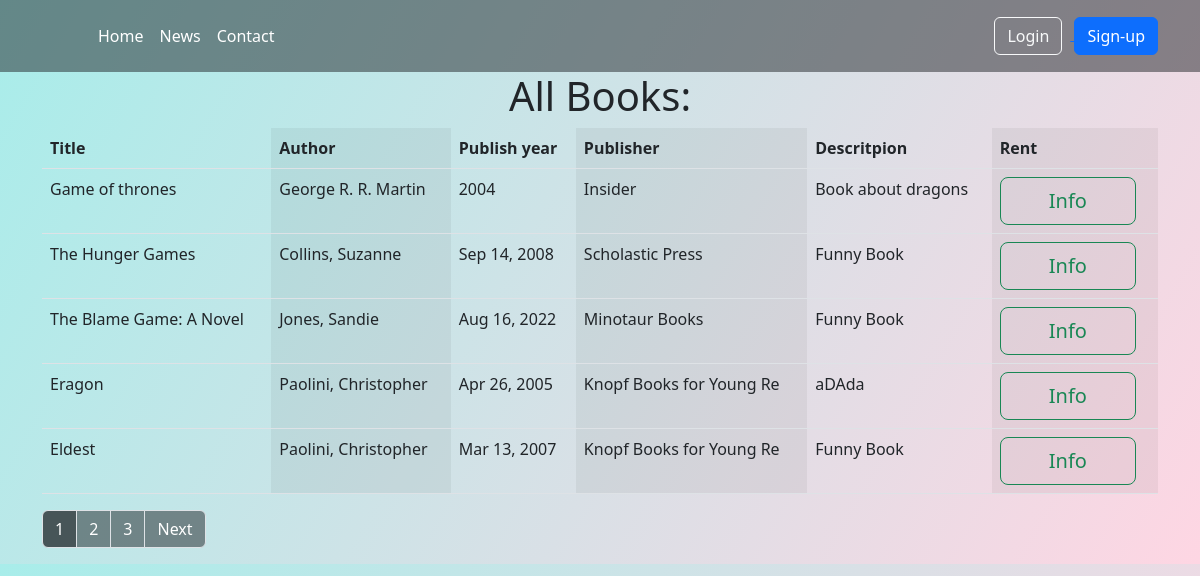
/books/?page=1, run on an earlier commit of the app's database.
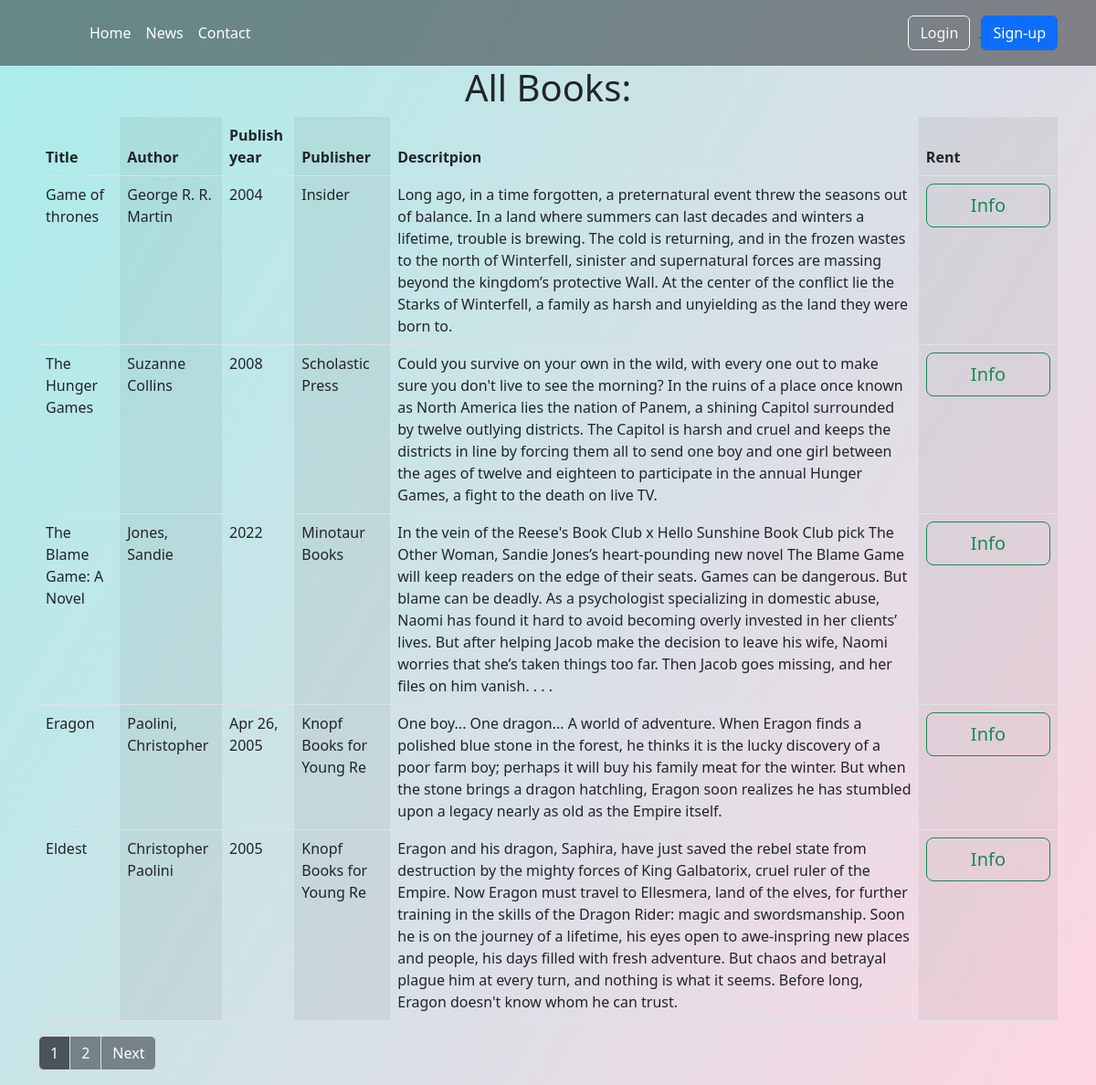
And on a later commit of the database.
### base/models.py (models this page shows, shortened)
class Book(models.Model):
    title = models.CharField(max_length=100)
    author = models.CharField(max_length=100)
    publish_year = models.CharField(max_length=30)
    publisher = models.CharField(max_length=100)
    descritpion = models.CharField(max_length=600)
    free = models.BooleanField(null=True, default='True')
    cover = models.ImageField(blank=True, null=True)

### base/views.py (the view)
# urls.py: path('books/', views.books, name='books'),
def books(request):
    book = Book.objects.all()
    paginator = Paginator(book, 5)
    page_number = request.GET.get('page')
    page_obj = paginator.get_page(page_number)
    page_obj.adjusted_elided_pages = paginator.get_elided_page_range(
        page_number)
    return render(request, 'base/book.html', {'page_obj': page_obj})

### base/templates/base/book.html (shortened to what this page needs)
{%extends 'base.html'%}
{% block content %}
<div class="container">
  <div class="d-flex align-items-center justify-content-center ">
    <h1>All Books:</h1>
  </div>
  <table class="table table-striped-columns">
    <thead>
      <tr>
        <th scope="col">Title</th>
        <th scope="col">Author</th>
        <th scope="col">Publish year</th>
        <th scope="col">Publisher</th>
        <th scope="col">Descritpion</th>
        <th scope="col">Rent</th>
      </tr>
    </thead>
    <tbody>
      {% for book in page_obj %}
      <tr>
        <td>{{book.title}}</td>
        <td>{{book.author}}</td>
        <td>{{book.publish_year}}</td>
        <td>{{book.publisher}}</td>
        <td>{{book.descritpion}}</td>
        <td><a href="{% url 'book-info' book.id %}"><button class="btn btn-outline-success btn-lg px-5" type="submit"
              name="rent">Info</button></a></td>
      </tr>
      {% endfor %}
    </tbody>
  </table>
  <nav aria-label="navigation">
    <ul class="pagination">
      {% for page_number in page_obj.adjusted_elided_pages %}
      {% if page_number == page_obj.paginator.ELLIPSIS %}
      <li class="page-item  text-bg-dark bg-opacity-50" aria-current="page">
        {{page_number}}
      </li>
      {% else %}
      <li class="page-item" aria-current="page">
        <a href="?page={{page_number}}"
          class="page-link {% if page_number == page_obj.number %} text-bg-dark bg-opacity-75  {% else %}  text-bg-dark bg-opacity-50  {% endif %}  ">
          {{page_number}}
        </a>
      </li>
      {% endif %}
      {% endfor %}
      {% if page_obj.has_next %}
      <li class="page-item"><a class="page-link text-bg-dark bg-opacity-50"
          href="?page={{ page_obj.next_page_number }}">Next</a>
      </li>
      {% endif %}
    </ul>
  </nav>
</div>
{% endblock content %}

### templates/base.html (shortened to what this page needs)
<!doctype html>
<html lang="en">
  <head>
    <link href="https://cdn.jsdelivr.net/npm/bootstrap@5.2.0/dist/css/bootstrap.min.css" rel="stylesheet">
  </head>
<body style="background-image: linear-gradient(120deg, #a8edea 0%, #fed6e3 100%);">
{% include   'navbar.html' %}
{% block content %}
{% endblock %}
</body>
</html>

### templates/navbar.html (shortened to what this page needs)
{% if request.user.is_staff %}
<header class="p-3 text-bg-dark bg-opacity-50  ">
  <div class="container ">
    <div class="d-flex flex-wrap align-items-center justify-content-center justify-content-lg-start">
      <ul class="nav col-12 col-lg-auto me-lg-auto mb-2 justify-content-center mb-md-0">
        <li><a href="/" class="nav-link px-2 text-white">Home</a></li>
        <li><a href="/books/?page=1" class="nav-link px-2 text-white">Books</a></li>
        <li><a href="/rented" class="nav-link px-2 text-white">Already Rented</a></li>
        <li><a href="/add_book" class="nav-link px-2 text-white">Add Book</a></li>
      </ul>
      <div class="text-end">
        <span class="navbar-text px-2 text-white">{{request.user |capfirst }}</span>
        <a href="/logout"><button type="button" class="btn btn-outline-light me-2" href="/logout">Logout</button></a>
      </div>
    </div>
  </div>
</header>
{% else %}
<header class="p-3 text-bg-dark bg-opacity-50 ">
  <div class="container">
    <div class="d-flex flex-wrap align-items-center justify-content-center justify-content-lg-start">
      <a href="/" class="d-flex align-items-center mb-2 mb-lg-0 text-white text-decoration-none">
        <svg class="bi me-2" width="40" height="32" role="img" aria-label="Bootstrap">
          <use xlink:href="#bootstrap"></use>
        </svg>
      </a>
      <ul class="nav col-12 col-lg-auto me-lg-auto mb-2 justify-content-center mb-md-0">
        <li><a href="/" class="nav-link px-2 text-white">Home</a></li>
        <li><a href="" class="nav-link px-2 text-white">News</a></li>
        <li><a href="" class="nav-link px-2 text-white">Contact</a></li>
      </ul>
      <div class="text-end">
        <a href="/login">
          <button type="button" class="btn btn-outline-light me-2" href="/login">Login</button>
        </a>
        <a href="/register">
          <button type="button" class="btn btn-primary">Sign-up</button>
        </a>
      </div>
    </div>
  </div>
</header>
{% endif %}

What changed in the data, as far as the page shows it:
changed Book "Game of thrones": descritpion "Book about dragons" → "Long ago, in a time forgotten, a preternatural event threw the seasons out of balance. In a land where summers can last decades and winters a lifetime, trouble is brewing. The cold is returning, and in the frozen wastes to the north of Winterfell, sinister and supernatural forces are massing beyond the kingdom’s protective Wall. At the center of the conflict lie the Starks of Winterfell, a family as harsh and unyielding as the land they were born to."
changed Book "The Hunger Games": author "Collins, Suzanne" → "Suzanne Collins"; publish_year "Sep 14, 2008" → "2008"; descritpion "Funny Book" → "Could you survive on your own in the wild, with every one out to make sure you don't live to see the morning? In the ruins of a place once known as North America lies the nation of Panem, a shining Capitol surrounded by twelve outlying districts. The Capitol is harsh and cruel and keeps the districts in line by forcing them all to send one boy and one girl between the ages of twelve and eighteen to participate in the annual Hunger Games, a fight to the death on live TV."
changed Book "The Blame Game: A Novel": publish_year "Aug 16, 2022" → "2022"; descritpion "Funny Book" → "In the vein of the Reese's Book Club x Hello Sunshine Book Club pick The Other Woman, Sandie Jones’s heart-pounding new novel The Blame Game will keep readers on the edge of their seats. Games can be dangerous. But blame can be deadly. As a psychologist specializing in domestic abuse, Naomi has found it hard to avoid becoming overly invested in her clients’ lives. But after helping Jacob make the decision to leave his wife, Naomi worries that she’s taken things too far. Then Jacob goes missing, and her files on him vanish. . . ."
changed Book "Eragon": descritpion "aDAda" → "One boy... One dragon... A world of adventure. When Eragon finds a polished blue stone in the forest, he thinks it is the lucky discovery of a poor farm boy; perhaps it will buy his family meat for the winter. But when the stone brings a dragon hatchling, Eragon soon realizes he has stumbled upon a legacy nearly as old as the Empire itself."
changed Book "Eldest": author "Paolini, Christopher" → "Christopher Paolini"; publish_year "Mar 13, 2007" → "2005"; descritpion "Funny Book" → "Eragon and his dragon, Saphira, have just saved the rebel state from destruction by the mighty forces of King Galbatorix, cruel ruler of the Empire. Now Eragon must travel to Ellesmera, land of the elves, for further training in the skills of the Dragon Rider: magic and swordsmanship. Soon he is on the journey of a lifetime, his eyes open to awe-inspring new places and people, his days filled with fresh adventure. But chaos and betrayal plague him at every turn, and nothing is what it seems. Before long, Eragon doesn't know whom he can trust."
Also different on the page:
list line gone: "3"
